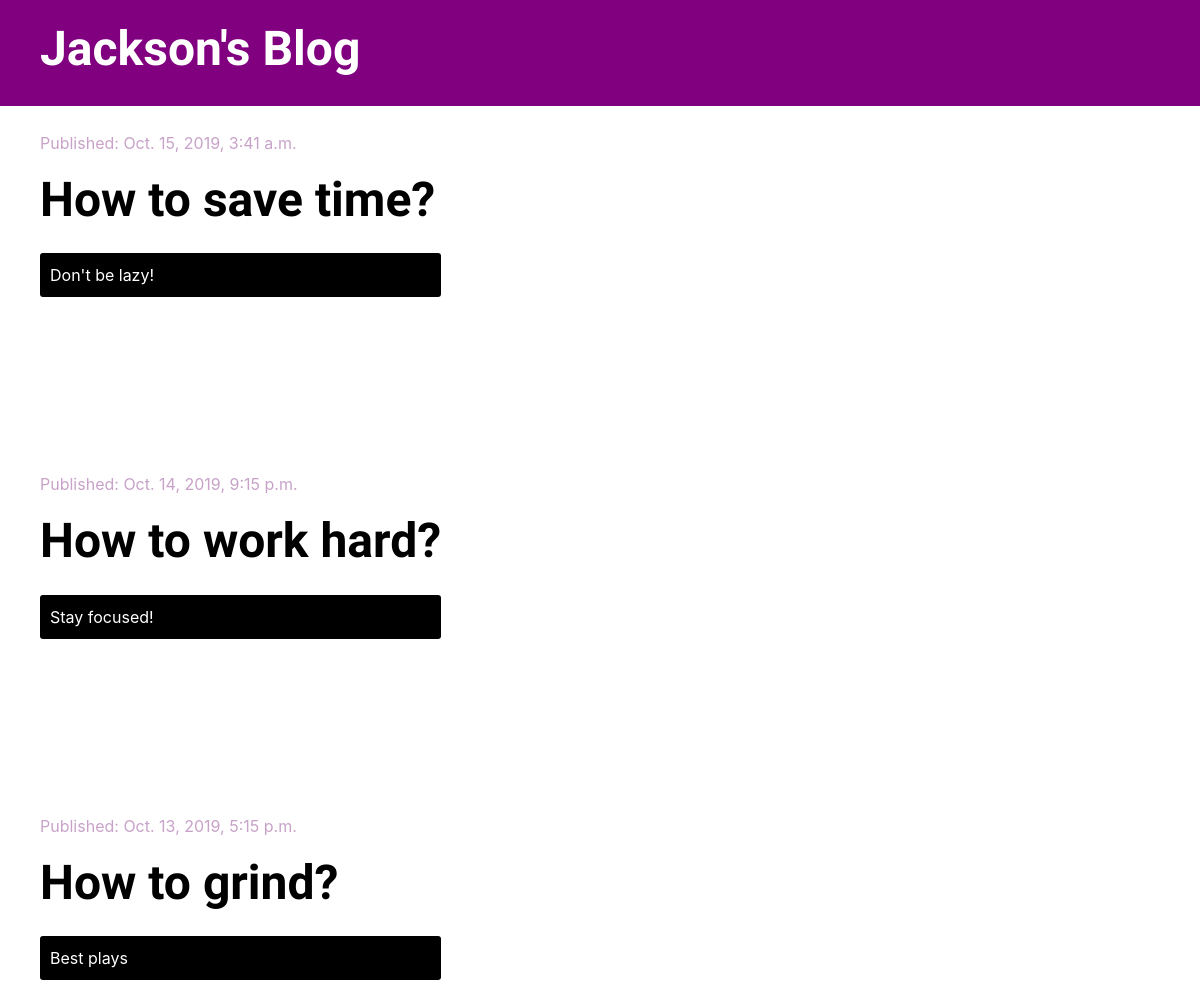
The page / on the database its author committed.
### blog/models.py (models this page shows, shortened)
class Post(models.Model):
    author = models.ForeignKey('auth.User', on_delete=models.CASCADE)
    title = models.CharField(max_length=200)
    text = models.TextField()
    created_date = models.DateTimeField(default=timezone.now)
    published_date = models.DateTimeField(blank=True, null=True)

### blog/views.py (the view)
# urls.py: path('', views.post_list, name='post_list'),
def post_list(request):
    posts = Post.objects.filter(published_date__lte=timezone.now()).order_by('-published_date')
    stuff_for_frontend = {'posts': posts}
    return render(request, 'blog/post_list.html', stuff_for_frontend)

### blog/templates/blog/post_list.html
{% extends 'blog/base.html' %}
{% block content %}
    {% for post in posts %}
        <div class="post">
            <div class="date">
                <p>Published: {{ post.published_date }}</p>
            </div>
            <h1><a href="{% url 'post_detail' pk=post.pk %}">{{ post.title }}</a></h1>
            <p class="text">{{ post.text|linebreaksbr }}</p>
        </div>
    {% endfor %}
{% endblock %}

### blog/static/css/blog.css (style rules this page uses)
h1, h2, h3, h4 { font-family: 'Tangerine', 'Inconsolata', 'Droid Sans', serif; font-weight: bold; font-size: 48px; }
.date { padding-top: 25px; color: #c8a2c8; }
.post { margin-bottom: 150px; }
.post h1 a { color: black; }
.text { color: #ffffff; background-color: black; padding: 10px; margin-top: 25px; width: 100%; border-radius: 3px; }

### rows shown on the page
Post: published_date "Oct. 15, 2019, 3:41 a.m.", title "How to save time?", text "Don't be lazy!"
Post: published_date "Oct. 14, 2019, 9:15 p.m.", title "How to work hard?", text "Stay focused!"
Post: published_date "Oct. 13, 2019, 5:15 p.m.", title "How to grind?", text "Best plays"
